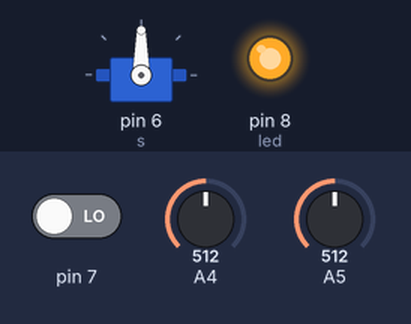
Bench run of a sketch on a simulated Arduino Uno, built with avr-gcc and run on an emulated ATmega328P. Shown: servo, output pins drawn as LEDs (lit = HIGH). The inputs (shaded band) are chosen by the test bench; at power-on: A4 = 512, A5 = 512, pin 7 LOW.

Above: at 1.2 s.
1.3 s: A4 set to 716
At 2.4 s:
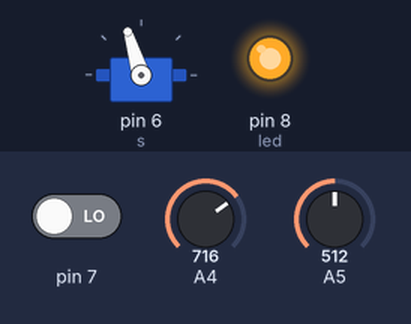
2.8 s: A5 set to 716
At 3.5 s:
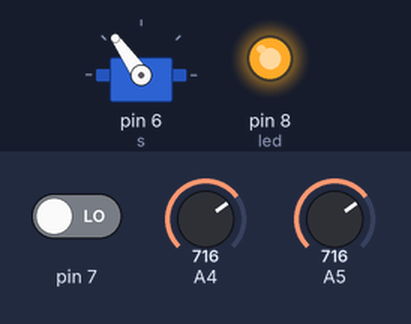
4.3 s: A4 set to 900
At 4.7 s:
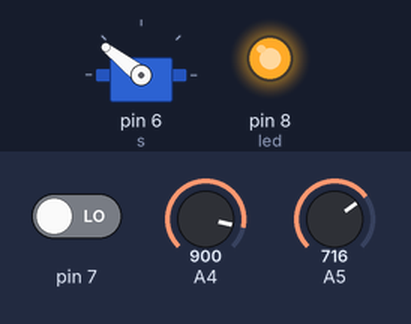
5.8 s: A5 set to 1023
At 7.0 s:
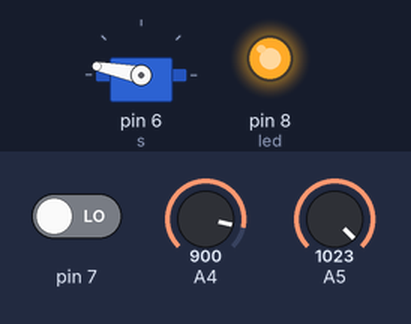
7.3 s: A4 set to 0
At 8.2 s:
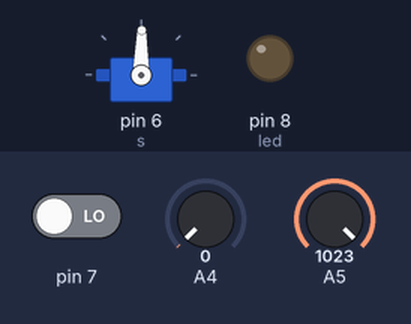
8.8 s: A5 set to 900
At 9.3 s:
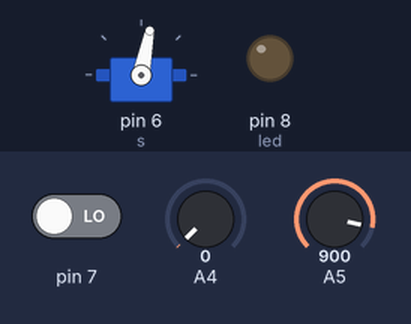
Timing chart, 0 to 11.3 s (numbered marks = the images above; inputs shaded):
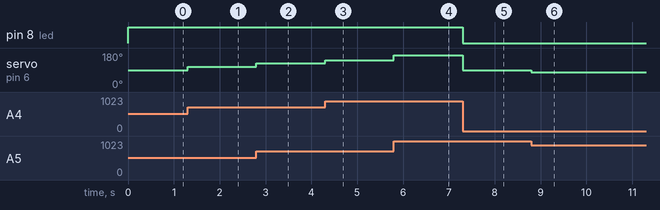

The sketch:

Tarefa_03.ino
```cpp
#include <Servo.h>

/* Tarefa 03 - Construir uma aplicação que tenha dois sensores,
 *  dois atuadores e contato direto por GPIO e uso de registradores
 *  para conversão e comparação analógica.
 *
 *  Componentes da aplicação: há um led, um botão, um joystick
 *  e um servo motor.
 *
 *  Funcionamento da aplicação:
 *  - O botão tem a função de ser o "on/off" da aplicação.
 *  A aplicação começa desligada, ao apertar o botão,
 *  e somente ao pressionar, troca o estado da aplicação
 *  (se estava "ligada", "desliga", e vice-versa).
 *
 * - Ao "ligar a aplicação", o servo motor girará de acordo com o
 * joystick, isto é, de acordo com o tanto que o joystick está inclinado
 * (em x e em y), o servo motor rotacionará mais ou menos, usando uma
 * amplitude de 0 a 180 graus de rotação.
 *
 * - Além da rotação do servo motor, o led pode ficar aceso ou não.
 * Caso o ângulo de rotação que será feito no servo motor for maior que
 * 90 graus, o led se acenderá, caso contrário, ele fica apagado.
 *
 * - Continua funcionando como foi dito nos dois itens anteriores até
 * apertar novamente o botão, "desligando" a aplicação.
 */

Servo s;
int v,estado_anterior=1;
float vx=0,vy=0;
int soma;
bool on_off=false;

void testaOnOff(){
  v=PIND>>7; // Lendo o valor que está mapeado para o botão
  if(!v){
    if(estado_anterior)
      on_off=!on_off;
  }
  estado_anterior=v;
}

int lerAnalogico(int porta){
  ADMUX   = porta;              // para indicar porta analógica que será usada
  ADMUX  |= (1 << REFS0);       // usa a voltagem pinada como referência
  ADCSRA |= (1 << ADEN);        // habilita o conversor analógico digital
  ADCSRA |= (1 << ADSC);        // começa a conversão
  while(ADCSRA & (1 << ADSC));  // espera terminar a conversão

  int v = ADCL;                 // pega os bits menos significativos
  v = (ADCH << 8) + v;          // soma com os bits mais significativos
  return v;
}

void setup ()
{
  DDRD &= ~(1<<7); // Isto signfica porta digital 7 servindo como entrada
  DDRB |= 1<<0; // Isto significa porta digital 8 servindo como saída
  s.attach(6);
  s.write(0);
}

void loop()
{
  testaOnOff();
  if(on_off){
    vx=lerAnalogico(5);
    vy=lerAnalogico(4);
    soma=map(vx+vy,0,2048,0,180);
    s.write(soma);
    if(soma>=90)
      PORTB |= 1 << 0; // Comando para fazer acender o led
    else
      PORTB &= ~(1 << 0); // Comando para deixar o led apagado
  }
}
```

Measured:
- after the input at 1.3 s, servo on pin 6 (s): 90° → 107° at once
- after the input at 2.8 s, servo on pin 6 (s): 107° → 125° at once
- after the input at 4.3 s, servo on pin 6 (s): 125° → 142° at once
- after the input at 5.8 s, servo on pin 6 (s): 142° → 169° at once
- after the input at 7.3 s, pin 8 (led): HIGH → LOW at once; servo on pin 6 (s): 169° → 89° at once
- after the input at 8.8 s, servo on pin 6 (s): 89° → 79° at once
